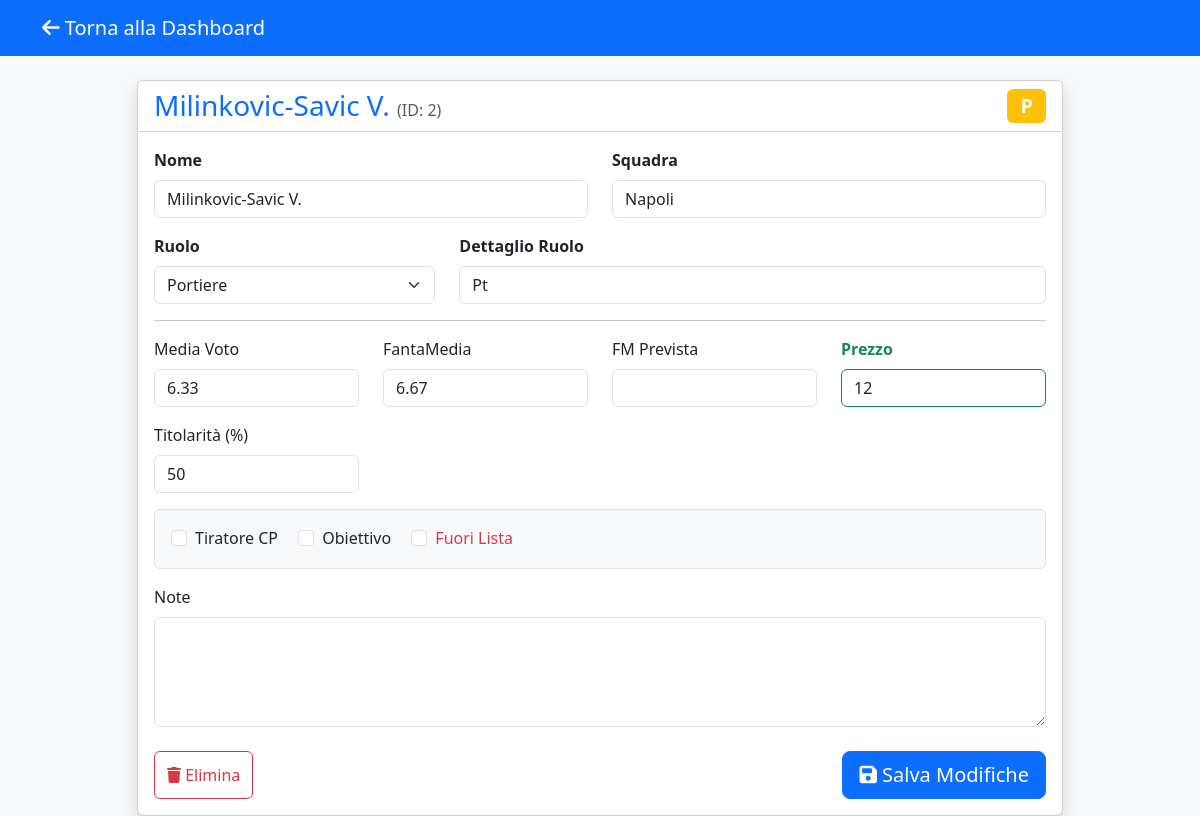
The app's page /detail/2 with its own data.
### tables this page shows
CREATE TABLE calciatori (
            ID INTEGER PRIMARY KEY AUTOINCREMENT,
            Nome TEXT NOT NULL,
            Squadra TEXT,
            Ruolo TEXT,
            Ruolo_Dettaglio TEXT,
            Fuori_lista INTEGER DEFAULT 0,
            Tiratore_CP INTEGER DEFAULT 0,
            Media_Voto REAL,
            FantaMedia REAL,
            FantaMedia_Prevista REAL,
            Titolarita INTEGER,
            Prezzo INTEGER,
            Obiettivo INTEGER DEFAULT 0,
            Nota TEXT
        );

### routes.py (the view, shortened to what this page needs)
@main.route('/detail/<int:player_id>', methods=['GET', 'POST'])
def detail(player_id):
    player = db_manager.get_player_by_id(player_id)
    if not player:
        flash('Giocatore non trovato!', 'danger')
        return redirect(url_for('main.index'))
    return render_template('detail.html', player=player)

### db_manager.py (called while the page is built)
def get_connection():
    conn = sqlite3.connect(DATABASE_NAME)
    conn.row_factory = sqlite3.Row
    return conn

def get_player_by_id(player_id: int) -> Optional[Dict]:
    conn = get_connection()
    cursor = conn.cursor()
    cursor.execute("SELECT * FROM calciatori WHERE ID = ?", (player_id,))
    row = cursor.fetchone()
    conn.close()
    return dict(row) if row else None

### templates/detail.html (shortened to what this page needs)
<!DOCTYPE html>
<html lang="it">
<head>
    <link href="https://cdn.jsdelivr.net/npm/bootstrap@5.3.0/dist/css/bootstrap.min.css" rel="stylesheet">
    <link href="https://cdnjs.cloudflare.com/ajax/libs/font-awesome/6.4.0/css/all.min.css" rel="stylesheet">
</head>
<body class="bg-light">
<nav class="navbar navbar-dark bg-primary mb-4">
    <div class="container">
        <a href="{{ url_for('main.index') }}" class="navbar-brand">
            <i class="fas fa-arrow-left"></i> Torna alla Dashboard
        </a>
    </div>
</nav>
<div class="container">
    <div class="row justify-content-center">
        <div class="col-md-10">
            <div class="card shadow">
                <div class="card-header bg-white d-flex justify-content-between align-items-center">
                    <h3 class="mb-0 text-primary">{{ player.Nome }} <span class="text-muted fs-6">(ID: {{ player.ID }})</span></h3>
                    <span class="badge bg-{{ 'warning' if player.Ruolo=='P' else 'success' if player.Ruolo=='D' else 'primary' if player.Ruolo=='C' else 'danger' }} fs-5">
                        {{ player.Ruolo }}
                    </span>
                </div>
                <div class="card-body">
                    <form method="POST">
                        <div class="row mb-3">
                            <div class="col-md-6">
                                <label class="form-label fw-bold">Nome</label>
                                <input type="text" name="Nome" class="form-control" value="{{ player.Nome }}" required>
                            </div>
                            <div class="col-md-6">
                                <label class="form-label fw-bold">Squadra</label>
                                <input type="text" name="Squadra" class="form-control" value="{{ player.Squadra }}" required>
                            </div>
                        </div>
                        <div class="row mb-3">
                            <div class="col-md-4">
                                <label class="form-label fw-bold">Ruolo</label>
                                <select name="Ruolo" class="form-select">
                                    <option value="P" {{ 'selected' if player.Ruolo == 'P' }}>Portiere</option>
                                </select>
                            </div>
                            <div class="col-md-8">
                                <label class="form-label fw-bold">Dettaglio Ruolo</label>
                                <input type="text" name="Ruolo_Dettaglio" class="form-control" value="{{ player.Ruolo_Dettaglio }}">
                            </div>
                        </div>
                        <hr>
                        <div class="row mb-3">
                            <div class="col-md-3">
                                <label class="form-label">Media Voto</label>
                                <input type="number" step="0.01" name="Media_Voto" class="form-control" value="{{ player.Media_Voto }}">
                            </div>
                            <div class="col-md-3">
                                <label class="form-label">FantaMedia</label>
                                <input type="number" step="0.01" name="FantaMedia" class="form-control" value="{{ player.FantaMedia }}">
                            </div>
                            <div class="col-md-3">
                                <label class="form-label">FM Prevista</label>
                                <input type="number" step="0.01" name="FantaMedia_Prevista" class="form-control" value="{{ player.FantaMedia_Prevista }}">
                            </div>
                            <div class="col-md-3">
                                <label class="form-label text-success fw-bold">Prezzo</label>
                                <input type="number" name="Prezzo" class="form-control border-success" value="{{ player.Prezzo }}">
                            </div>
                        </div>
                        <div class="row mb-3">
                             <div class="col-md-3">
                                <label class="form-label">Titolarità (%)</label>
                                <input type="number" name="Titolarita" class="form-control" value="{{ player.Titolarita }}">
                            </div>
                        </div>
                        <div class="mb-3 p-3 bg-light rounded border">
                            <div class="form-check form-check-inline">
                                <input class="form-check-input" type="checkbox" name="Tiratore_CP" value="1" {{ 'checked' if player.Tiratore_CP }}>
                                <label class="form-check-label">Tiratore CP</label>
                            </div>
                            <div class="form-check form-check-inline">
                                <input class="form-check-input" type="checkbox" name="Obiettivo" value="1" {{ 'checked' if player.Obiettivo }}>
                                <label class="form-check-label">Obiettivo</label>
                            </div>
                            <div class="form-check form-check-inline">
                                <input class="form-check-input" type="checkbox" name="Fuori_lista" value="1" {{ 'checked' if player.Fuori_lista }}>
                                <label class="form-check-label text-danger">Fuori Lista</label>
                            </div>
                        </div>
                        <div class="mb-4">
                            <label class="form-label">Note</label>
                            <textarea name="Nota" class="form-control" rows="4">{{ player.Nota }}</textarea>
                        </div>
                        <div class="d-flex justify-content-between">
                            <button type="submit" name="delete" value="1" class="btn btn-outline-danger" onclick="return confirm('Sei sicuro di voler eliminare questo giocatore?');">
                                <i class="fas fa-trash"></i> Elimina
                            </button>
                            <button type="submit" class="btn btn-primary btn-lg">
                                <i class="fas fa-save"></i> Salva Modifiche
                            </button>
                        </div>
                    </form>
                </div>
            </div>
        </div>
    </div>
</div>
</body>
</html>

### records on screen
calciatori: Nome "Milinkovic-Savic V.", ID "2", Ruolo "P", Squadra "Napoli", Ruolo_Dettaglio "Pt", Media_Voto "6.33", FantaMedia "6.67", Prezzo "12", Titolarita "50"
